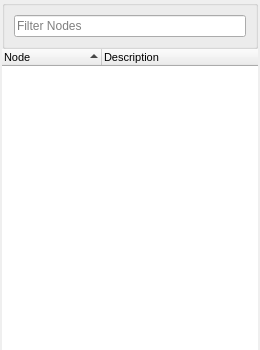
             <widget class="QWidget" name="widget" native="true">
              <property name="sizePolicy">
               <sizepolicy hsizetype="Preferred" vsizetype="Expanding">
                <horstretch>0</horstretch>
                <verstretch>10</verstretch>
               </sizepolicy>
              </property>
              <property name="minimumSize">
               <size>
                <width>0</width>
                <height>350</height>
               </size>
              </property>
              <layout class="QGridLayout" name="gridLayout_21">
               <property name="margin">
                <number>0</number>
               </property>
               <property name="spacing">
                <number>0</number>
               </property>
               <item row="0" column="0">
                <widget class="QFrame" name="frameNodes">
                 <property name="sizePolicy">
                  <sizepolicy hsizetype="Expanding" vsizetype="Expanding">
                   <horstretch>2</horstretch>
                   <verstretch>0</verstretch>
                  </sizepolicy>
                 </property>
                 <layout class="QGridLayout" name="gridLayout_2">
                  <property name="leftMargin">
                   <number>2</number>
                  </property>
                  <property name="topMargin">
                   <number>0</number>
                  </property>
                  <property name="rightMargin">
                   <number>2</number>
                  </property>
                  <property name="bottomMargin">
                   <number>0</number>
                  </property>
                  <property name="spacing">
                   <number>0</number>
                  </property>
                  <item row="1" column="0">
                   <widget class="QTreeWidget" name="treeComputers">
                    <property name="sizePolicy">
                     <sizepolicy hsizetype="Expanding" vsizetype="Expanding">
                      <horstretch>0</horstretch>
                      <verstretch>0</verstretch>
                     </sizepolicy>
                    </property>
                    <property name="minimumSize">
                     <size>
                      <width>200</width>
                      <height>0</height>
                     </size>
                    </property>
                    <property name="font">
                     <font>
                      <pointsize>8</pointsize>
                     </font>
                    </property>
                    <property name="frameShape">
                     <enum>QFrame::NoFrame</enum>
                    </property>
                    <property name="alternatingRowColors">
                     <bool>false</bool>
                    </property>
                    <property name="selectionMode">
                     <enum>QAbstractItemView::ExtendedSelection</enum>
                    </property>
                    <property name="iconSize">
                     <size>
                      <width>15</width>
                      <height>15</height>
                     </size>
                    </property>
                    <property name="verticalScrollMode">
                     <enum>QAbstractItemView::ScrollPerPixel</enum>
                    </property>
                    <property name="horizontalScrollMode">
                     <enum>QAbstractItemView::ScrollPerPixel</enum>
                    </property>
                    <property name="autoExpandDelay">
                     <number>0</number>
                    </property>
                    <property name="uniformRowHeights">
                     <bool>true</bool>
                    </property>
                    <property name="sortingEnabled">
                     <bool>true</bool>
                    </property>
                    <property name="animated">
                     <bool>false</bool>
                    </property>
                    <property name="allColumnsShowFocus">
                     <bool>true</bool>
                    </property>
                    <property name="wordWrap">
                     <bool>true</bool>
                    </property>
                    <property name="headerHidden">
                     <bool>false</bool>
                    </property>
                    <property name="expandsOnDoubleClick">
                     <bool>true</bool>
                    </property>
                    <attribute name="headerVisible">
                     <bool>true</bool>
                    </attribute>
                    <attribute name="headerCascadingSectionResizes">
                     <bool>true</bool>
                    </attribute>
                    <attribute name="headerHighlightSections">
                     <bool>true</bool>
                    </attribute>
                    <attribute name="headerMinimumSectionSize">
                     <number>50</number>
                    </attribute>
                    <column>
                     <property name="text">
                      <string>Node</string>
                     </property>
                    </column>
                    <column>
                     <property name="text">
                      <string>Description</string>
                     </property>
                    </column>
                   </widget>
                  </item>
                  <item row="0" column="0">
                   <widget class="QGroupBox" name="groupBox_6">
                    <property name="title">
                     <string/>
                    </property>
                    <layout class="QGridLayout" name="gridLayout_14">
                     <item row="1" column="0">
                      <widget class="QLineEdit" name="lineFilterNodes">
                       <property name="placeholderText">
                        <string>Filter Nodes</string>
                       </property>
                      </widget>
                     </item>
                    </layout>
                   </widget>
                  </item>
                 </layout>
                </widget>
               </item>
              </layout>
             </widget>
